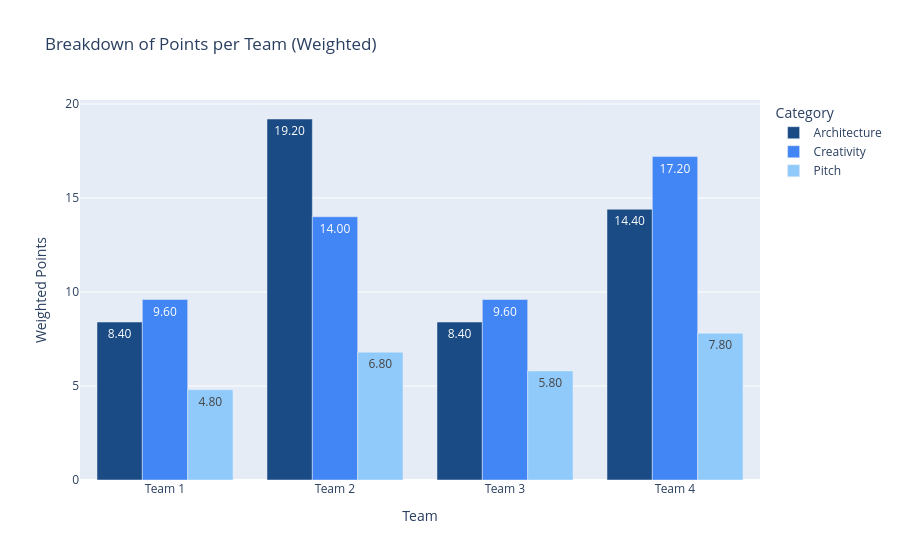

The notebook cell saved with this chart:
### Markdown cell above
## 4. Visualizations

### Code cell
df_melted = df_scores.melt(id_vars=["Team", "Total Weighted Score", "Investment"], 
                           value_vars=["Architecture", "Creativity", "Pitch"],
                           var_name="Category", value_name="Weighted Points")

fig1 = px.bar(df_melted, x="Team", y="Weighted Points", color="Category", 
             barmode="group", title="Breakdown of Points per Team (Weighted)",
             text_auto='.2f', color_discrete_sequence=["#1A4B84", "#4285F4", "#90CAFA"])
fig1.show()

### Figure 1 — Plotly figure (JSON) as saved in the notebook; plotly's stock layout.template omitted (floating-point values rounded to 4 significant figures)
{"data": [{"alignmentgroup": "True", "hovertemplate": "Category=Architecture<br>Team=%{x}<br>Weighted Points=%{y}<extra></extra>", "legendgroup": "Architecture", "marker": {"color": "#1A4B84", "pattern": {"shape": ""}}, "name": "Architecture", "offsetgroup": "Architecture", "orientation": "v", "showlegend": true, "textposition": "auto", "texttemplate": "%{y:.2f}", "type": "bar", "x": ["Team 1", "Team 2", "Team 3", "Team 4"], "xaxis": "x", "y": [8.4, 19.2, 8.4, 14.4], "yaxis": "y"}, {"alignmentgroup": "True", "hovertemplate": "Category=Creativity<br>Team=%{x}<br>Weighted Points=%{y}<extra></extra>", "legendgroup": "Creativity", "marker": {"color": "#4285F4", "pattern": {"shape": ""}}, "name": "Creativity", "offsetgroup": "Creativity", "orientation": "v", "showlegend": true, "textposition": "auto", "texttemplate": "%{y:.2f}", "type": "bar", "x": ["Team 1", "Team 2", "Team 3", "Team 4"], "xaxis": "x", "y": [9.6, 14.0, 9.6, 17.2], "yaxis": "y"}, {"alignmentgroup": "True", "hovertemplate": "Category=Pitch<br>Team=%{x}<br>Weighted Points=%{y}<extra></extra>", "legendgroup": "Pitch", "marker": {"color": "#90CAFA", "pattern": {"shape": ""}}, "name": "Pitch", "offsetgroup": "Pitch", "orientation": "v", "showlegend": true, "textposition": "auto", "texttemplate": "%{y:.2f}", "type": "bar", "x": ["Team 1", "Team 2", "Team 3", "Team 4"], "xaxis": "x", "y": [4.8, 6.8, 5.8, 7.8], "yaxis": "y"}], "layout": {"barmode": "group", "legend": {"title": {"text": "Category"}, "tracegroupgap": 0}, "title": {"text": "Breakdown of Points per Team (Weighted)"}, "xaxis": {"anchor": "y", "domain": [0, 1], "title": {"text": "Team"}}, "yaxis": {"anchor": "x", "domain": [0, 1], "title": {"text": "Weighted Points"}}}}
